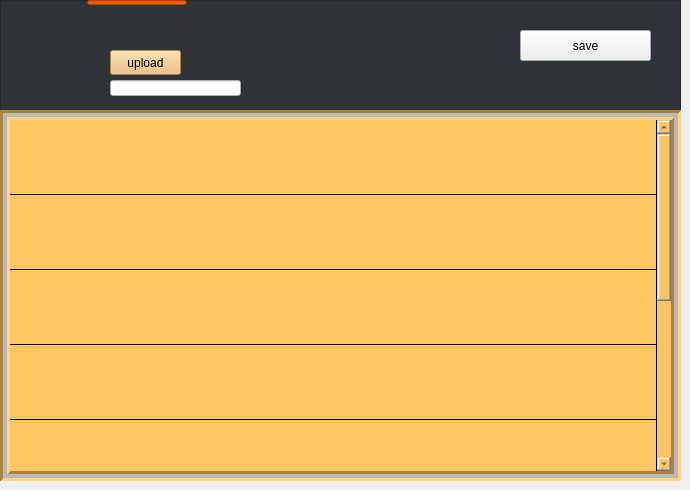
   <widget class="QWidget" name="edit_profile">
    <attribute name="title">
     <string>edit profile</string>
    </attribute>
    <widget class="QColumnView" name="columnView_3">
     <property name="geometry">
      <rect>
       <x>0</x>
       <y>0</y>
       <width>681</width>
       <height>481</height>
      </rect>
     </property>
     <property name="styleSheet">
      <string notr="true">background-color: rgb(46, 52, 54);</string>
     </property>
    </widget>
    <widget class="QLineEdit" name="lineEdit_3">
     <property name="geometry">
      <rect>
       <x>87</x>
       <y>0</y>
       <width>100</width>
       <height>5</height>
      </rect>
     </property>
     <property name="styleSheet">
      <string notr="true">background-color: rgb(255, 93, 0);</string>
     </property>
    </widget>
    <widget class="QPushButton" name="upload">
     <property name="geometry">
      <rect>
       <x>110</x>
       <y>50</y>
       <width>71</width>
       <height>25</height>
      </rect>
     </property>
     <property name="styleSheet">
      <string notr="true">background-color: rgb(233, 185, 110);</string>
     </property>
     <property name="text">
      <string>upload</string>
     </property>
    </widget>
    <widget class="QLabel" name="placeholder2">
     <property name="geometry">
      <rect>
       <x>10</x>
       <y>10</y>
       <width>91</width>
       <height>91</height>
      </rect>
     </property>
     <property name="text">
      <string/>
     </property>
     <property name="pixmap">
      <pixmap>placeholder.png</pixmap>
     </property>
     <property name="scaledContents">
      <bool>true</bool>
     </property>
    </widget>
    <widget class="QColumnView" name="columnView_4">
     <property name="geometry">
      <rect>
       <x>0</x>
       <y>110</y>
       <width>681</width>
       <height>371</height>
      </rect>
     </property>
     <property name="styleSheet">
      <string notr="true">background-color: rgb(255, 130, 59);
</string>
     </property>
    </widget>
    <widget class="QTableWidget" name="editprofile">
     <property name="enabled">
      <bool>true</bool>
     </property>
     <property name="geometry">
      <rect>
       <x>0</x>
       <y>110</y>
       <width>681</width>
       <height>371</height>
      </rect>
     </property>
     <property name="sizePolicy">
      <sizepolicy hsizetype="Fixed" vsizetype="Fixed">
       <horstretch>0</horstretch>
       <verstretch>0</verstretch>
      </sizepolicy>
     </property>
     <property name="styleSheet">
      <string notr="true">background-color: rgb(255, 197, 98);
color: rgb(46, 52, 54);
gridline-color: rgb(0, 0, 0);
;
selection-color: rgb(255, 130, 59);</string>
     </property>
     <property name="frameShape">
      <enum>QFrame::Box</enum>
     </property>
     <property name="lineWidth">
      <number>3</number>
     </property>
     <property name="midLineWidth">
      <number>4</number>
     </property>
     <property name="verticalScrollBarPolicy">
      <enum>Qt::ScrollBarAlwaysOn</enum>
     </property>
     <property name="horizontalScrollBarPolicy">
      <enum>Qt::ScrollBarAsNeeded</enum>
     </property>
     <property name="sizeAdjustPolicy">
      <enum>QAbstractScrollArea::AdjustToContents</enum>
     </property>
     <property name="autoScroll">
      <bool>false</bool>
     </property>
     <property name="autoScrollMargin">
      <number>9</number>
     </property>
     <property name="tabKeyNavigation">
      <bool>true</bool>
     </property>
     <property name="showDropIndicator" stdset="0">
      <bool>false</bool>
     </property>
     <property name="dragDropOverwriteMode">
      <bool>false</bool>
     </property>
     <property name="alternatingRowColors">
      <bool>false</bool>
     </property>
     <property name="selectionMode">
      <enum>QAbstractItemView::NoSelection</enum>
     </property>
     <property name="selectionBehavior">
      <enum>QAbstractItemView::SelectColumns</enum>
     </property>
     <property name="verticalScrollMode">
      <enum>QAbstractItemView::ScrollPerPixel</enum>
     </property>
     <property name="horizontalScrollMode">
      <enum>QAbstractItemView::ScrollPerPixel</enum>
     </property>
     <property name="showGrid">
      <bool>true</bool>
     </property>
     <property name="sortingEnabled">
      <bool>false</bool>
     </property>
     <property name="wordWrap">
      <bool>true</bool>
     </property>
     <property name="cornerButtonEnabled">
      <bool>false</bool>
     </property>
     <property name="rowCount">
      <number>9</number>
     </property>
     <property name="columnCount">
      <number>1</number>
     </property>
     <attribute name="horizontalHeaderVisible">
      <bool>false</bool>
     </attribute>
     <attribute name="horizontalHeaderCascadingSectionResizes">
      <bool>false</bool>
     </attribute>
     <attribute name="horizontalHeaderMinimumSectionSize">
      <number>100</number>
     </attribute>
     <attribute name="horizontalHeaderHighlightSections">
      <bool>false</bool>
     </attribute>
     <attribute name="horizontalHeaderShowSortIndicator" stdset="0">
      <bool>true</bool>
     </attribute>
     <attribute name="horizontalHeaderStretchLastSection">
      <bool>true</bool>
     </attribute>
     <attribute name="verticalHeaderVisible">
      <bool>false</bool>
     </attribute>
     <attribute name="verticalHeaderCascadingSectionResizes">
      <bool>true</bool>
     </attribute>
     <attribute name="verticalHeaderMinimumSectionSize">
      <number>20</number>
     </attribute>
     <attribute name="verticalHeaderDefaultSectionSize">
      <number>75</number>
     </attribute>
     <attribute name="verticalHeaderHighlightSections">
      <bool>true</bool>
     </attribute>
     <attribute name="verticalHeaderShowSortIndicator" stdset="0">
      <bool>true</bool>
     </attribute>
     <attribute name="verticalHeaderStretchLastSection">
      <bool>true</bool>
     </attribute>
     <row>
      <property name="text">
       <string>ID</string>
      </property>
      <property name="toolTip">
       <string notr="true"/>
      </property>
      <property name="whatsThis">
       <string notr="true"/>
      </property>
      <property name="font">
       <font>
        <pointsize>17</pointsize>
        <weight>75</weight>
        <bold>true</bold>
       </font>
      </property>
     </row>
     <row>
      <property name="text">
       <string notr="true">FULL NAME</string>
      </property>
      <property name="toolTip">
       <string notr="true"/>
      </property>
      <property name="whatsThis">
       <string notr="true"/>
      </property>
      <property name="font">
       <font>
        <pointsize>15</pointsize>
        <weight>75</weight>
        <bold>true</bold>
        <stylestrategy>NoAntialias</stylestrategy>
        <kerning>true</kerning>
       </font>
      </property>
     </row>
     <row>
      <property name="text">
       <string>DEPARTMENT</string>
      </property>
      <property name="font">
       <font>
        <pointsize>15</pointsize>
        <weight>75</weight>
        <bold>true</bold>
       </font>
      </property>
     </row>
     <row>
      <property name="text">
       <string>DESIGNATION</string>
      </property>
      <property name="font">
       <font>
        <pointsize>15</pointsize>
        <weight>75</weight>
        <bold>true</bold>
       </font>
      </property>
     </row>
     <row>
      <property name="text">
       <string>EMAIL</string>
      </property>
      <property name="font">
       <font>
        <pointsize>15</pointsize>
        <weight>75</weight>
        <bold>true</bold>
       </font>
      </property>
     </row>
     <row>
      <property name="text">
       <string>ADDRESS</string>
      </property>
      <property name="font">
       <font>
        <pointsize>15</pointsize>
        <weight>75</weight>
        <bold>true</bold>
       </font>
      </property>
     </row>
     <row>
      <property name="text">
       <string>PHONE</string>
      </property>
      <property name="font">
       <font>
        <pointsize>15</pointsize>
        <weight>75</weight>
        <bold>true</bold>
       </font>
      </property>
     </row>
     <row>
      <property name="text">
       <string>WAGE</string>
      </property>
      <property name="font">
       <font>
        <pointsize>15</pointsize>
        <weight>75</weight>
        <bold>true</bold>
       </font>
      </property>
     </row>
     <row>
      <property name="text">
       <string>TASK</string>
      </property>
      <property name="font">
       <font>
        <pointsize>15</pointsize>
        <weight>75</weight>
        <bold>true</bold>
       </font>
      </property>
     </row>
     <column>
      <property name="text">
       <string/>
      </property>
     </column>
     <item row="0" column="0">
      <property name="text">
       <string/>
      </property>
      <property name="font">
       <font>
        <pointsize>17</pointsize>
       </font>
      </property>
      <property name="flags">
       <set>ItemIsSelectable</set>
      </property>
     </item>
     <item row="1" column="0">
      <property name="text">
       <string notr="true"/>
      </property>
      <property name="font">
       <font>
        <pointsize>17</pointsize>
       </font>
      </property>
      <property name="flags">
       <set>ItemIsSelectable|ItemIsEditable</set>
      </property>
     </item>
     <item row="3" column="0">
      <property name="text">
       <string/>
      </property>
      <property name="font">
       <font>
        <pointsize>17</pointsize>
       </font>
      </property>
      <property name="flags">
       <set>ItemIsSelectable|ItemIsEditable|ItemIsDropEnabled</set>
      </property>
     </item>
     <item row="4" column="0">
      <property name="text">
       <string/>
      </property>
      <property name="font">
       <font>
        <pointsize>17</pointsize>
       </font>
      </property>
      <property name="flags">
       <set>ItemIsSelectable|ItemIsEditable</set>
      </property>
     </item>
     <item row="5" column="0">
      <property name="text">
       <string/>
      </property>
      <property name="font">
       <font>
        <pointsize>17</pointsize>
       </font>
      </property>
      <property name="flags">
       <set>ItemIsSelectable|ItemIsEditable</set>
      </property>
     </item>
     <item row="6" column="0">
      <property name="text">
       <string/>
      </property>
      <property name="font">
       <font>
        <pointsize>17</pointsize>
       </font>
      </property>
      <property name="flags">
       <set>ItemIsSelectable|ItemIsEditable</set>
      </property>
     </item>
    </widget>
    <widget class="QPushButton" name="saveinfo">
     <property name="geometry">
      <rect>
       <x>520</x>
       <y>30</y>
       <width>131</width>
       <height>31</height>
      </rect>
     </property>
     <property name="text">
      <string>save</string>
     </property>
    </widget>
    <widget class="QLineEdit" name="filename">
     <property name="geometry">
      <rect>
       <x>110</x>
       <y>80</y>
       <width>131</width>
       <height>16</height>
      </rect>
     </property>
    </widget>
    <widget class="QLabel" name="save">
     <property name="geometry">
      <rect>
       <x>530</x>
       <y>2</y>
       <width>131</width>
       <height>20</height>
      </rect>
     </property>
     <property name="styleSheet">
      <string notr="true">background-color: rgb(46, 52, 54);
color: rgb(78, 154, 6);</string>
     </property>
     <property name="text">
      <string/>
     </property>
    </widget>
   </widget>
